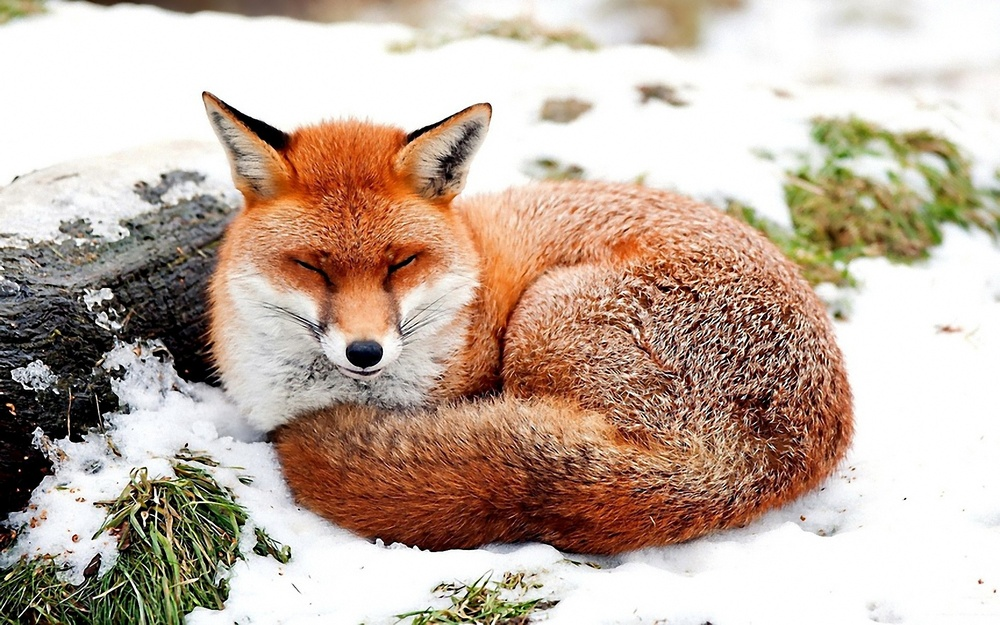
#> input picture ink.jpg, 1000 x 625 px, shrunk from 1920 x 1200 before the run
$ python face.py
#> lines starting #> are read from the running program, lines starting #| are printed output that depends on the picture; after the words box and inside, x2 and y2 are one past the last pixel; in counts of white or black regions, pixels touching at a corner belong together
#pip install opencv-python
import cv2
filename = "ink.jpg"
#Читаем файл в библиотеку cv2
img = cv2.imread(filename)
#> img is the input picture: shape (625, 1000, 3); mean B, G, R 161.6, 175.1, 194
#Готовим в серрм цвете
gray = cv2.cvtColor(img, cv2.COLOR_BGR2GRAY)
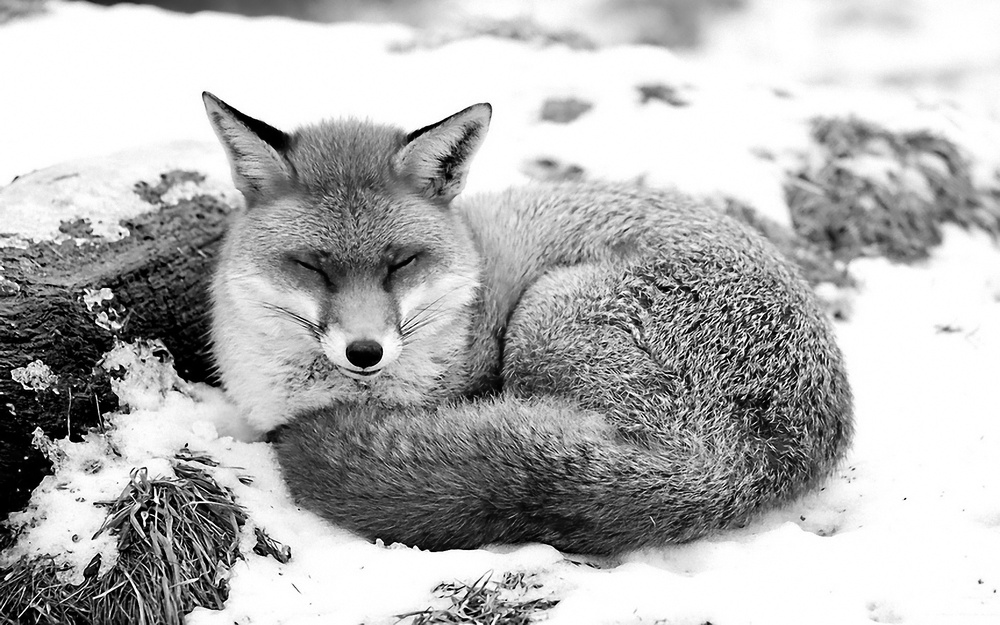
#> gray: shape (625, 1000); min 0, max 255, mean 179.2
# Контур (Параметр - нечетный)
gray = cv2.medianBlur(gray, 3)
# Маска
edges = cv2.adaptiveThreshold(gray, 255,
	cv2.ADAPTIVE_THRESH_MEAN_C, cv2.THRESH_BINARY, 9, 9)
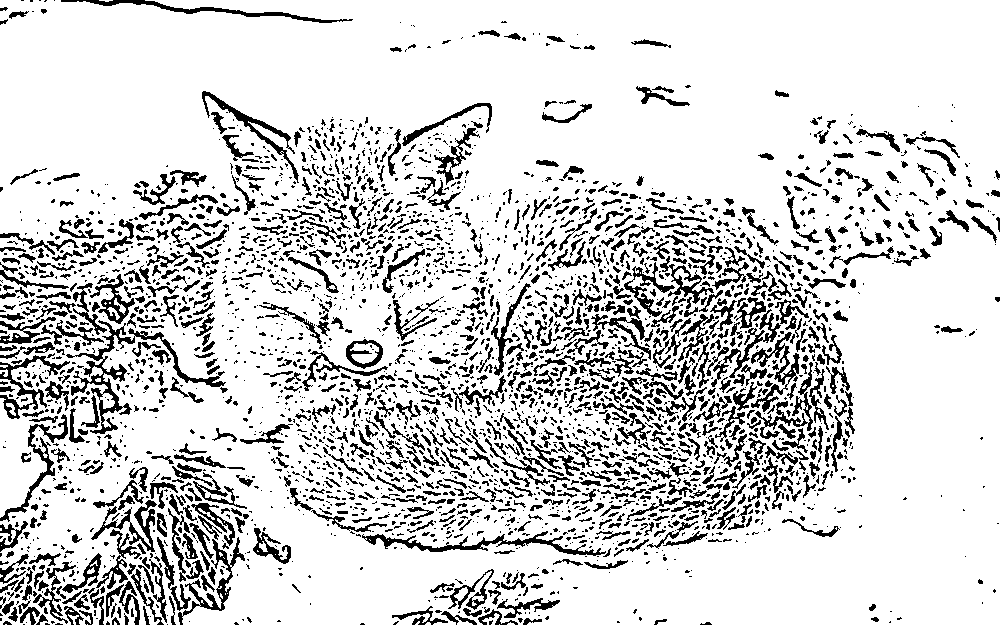
#> edges: shape (625, 1000); 83.2% white; 3245 black regions (2163 under 20 px), largest, box (x1, y1, x2, y2) and area: (66, 320, 226, 434) 2242, (362, 531, 606, 556) 1318, (61, 0, 353, 23) 1021

color = cv2.bilateralFilter(img, 9, 250, 250)
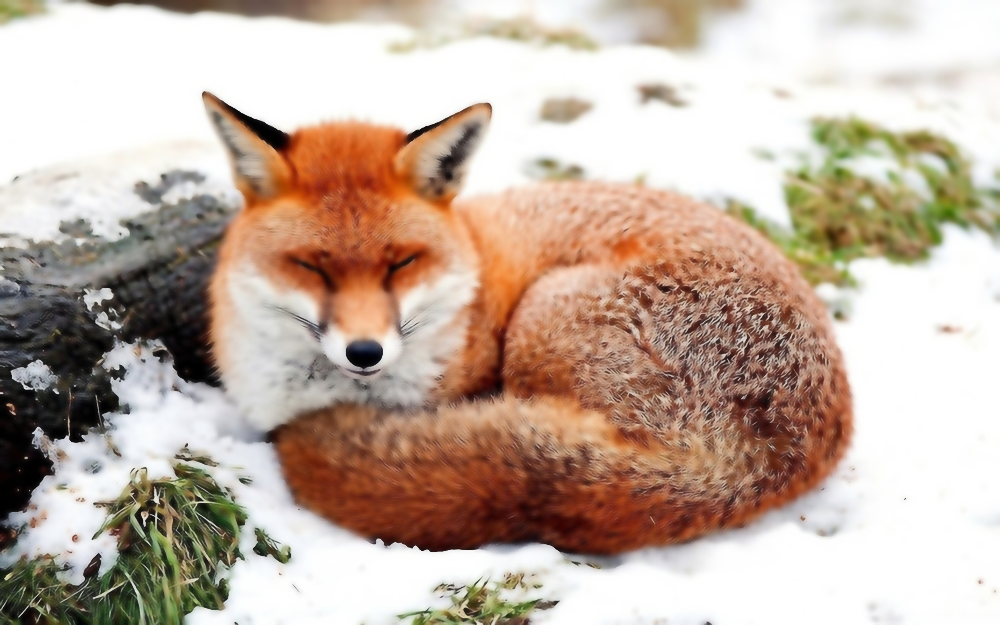
#> color: shape (625, 1000, 3); mean B, G, R 161.5, 175.1, 194.1
# Готовим карандашный рисунок
cartoon = cv2.bitwise_and(color, color, mask=edges)
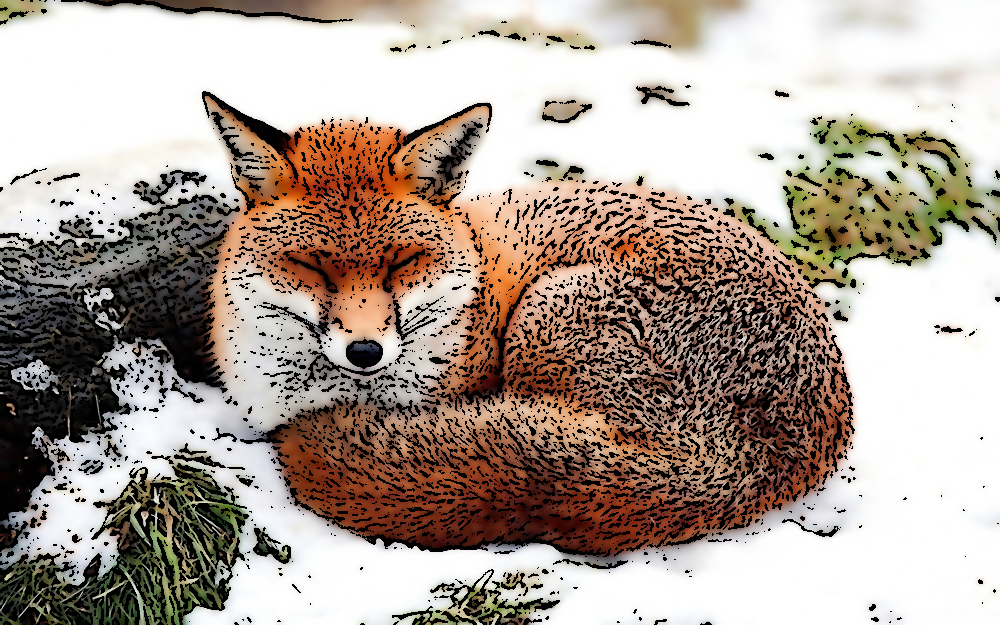
#> cartoon: shape (625, 1000, 3); mean B, G, R 149.3, 159.4, 173

# Показ рисунка
cv2.imshow("Image", img)
# Сохраняем и показывем обводку
cv2.imwrite("edges3_" + filename, edges)
cv2.imshow("Edges", edges)

cv2.imwrite("cartoon3_" + filename, cartoon)
cv2.imshow("cartoon", cartoon)
# Ждем нажатие кнопок и закрываем
cv2.waitKey(0)
cv2.destroyAllWindows()
